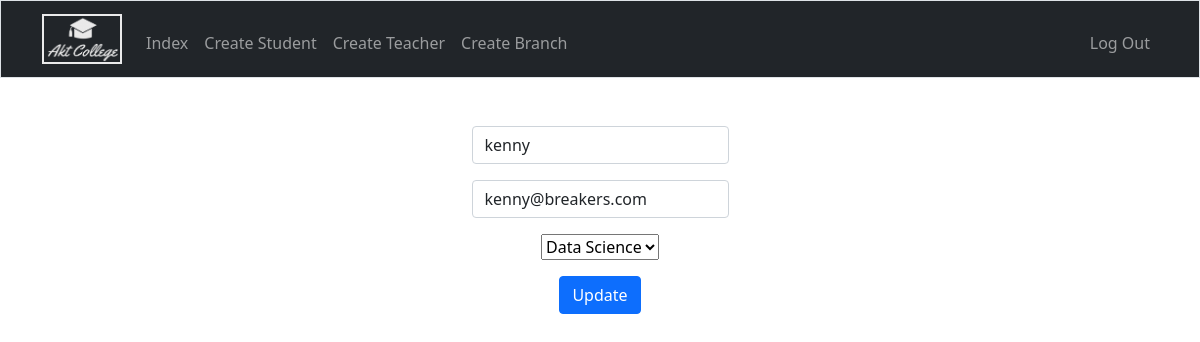
/teacherupdate/2 (signed in), run on the app's committed database.
### college/models.py (models this page shows, shortened)
class Teacher(models.Model):
    name = models.CharField(max_length=100, null=False)
    branch = models.ForeignKey("Branch", on_delete=models.CASCADE, null=False)
    username = models.CharField(max_length=100, null=False, unique=True)
    email = models.EmailField(null=True)

### college/views.py (the view)
# urls.py: path("teacherupdate/<int:pk>", TeacherUpdateView.as_view(), name="teacherupdate"),
class TeacherUpdateView(SuperUserRequiredMixin, UpdateView):
    model = Teacher
    template_name = "college/teacher_update_form.html"
    success_url = reverse_lazy("college:adminview")
    fields = ["name", "branch", "email"]

### accounts/views.py (called while the page is built)
    def test_func(self):
        return self.request.user.is_superuser

### college/models.py (called while the page is built)
    def __str__(self):
        return self.name

### college/templatetags/check.py (called while the page is built)
@register.filter
def isTeacher(user):
    isTeacher = False
    try:
        user = Teacher.objects.get(username = user)
        isTeacher = True
    except Exception:
        isTeacher = False
    return isTeacher

@register.filter
def isStudent(user):
    isStudent = False
    try:
        user = Student.objects.get(username = user)
        isStudent = True
    except Exception:
        isStudent = False
    return isStudent

### college/templates/college/teacher_update_form.html (shortened to what this page needs)
{% extends "college/layout.html" %}
{% block main %}
    <form action="" method="post">
        <div class="mb-3">
            {{ form.name }}
        </div>
        <div class="mb-3">
            {{ form.email }}
        </div>
        <div class="mb-3 ">
            {{ form.branch }}
        </div>
        <button class="btn btn-primary" type="submit">Update</button>
    </form>
{% endblock %}

### data on the page
Teacher: name "kenny", email "kenny@breakers.com", branch "Data Science"
